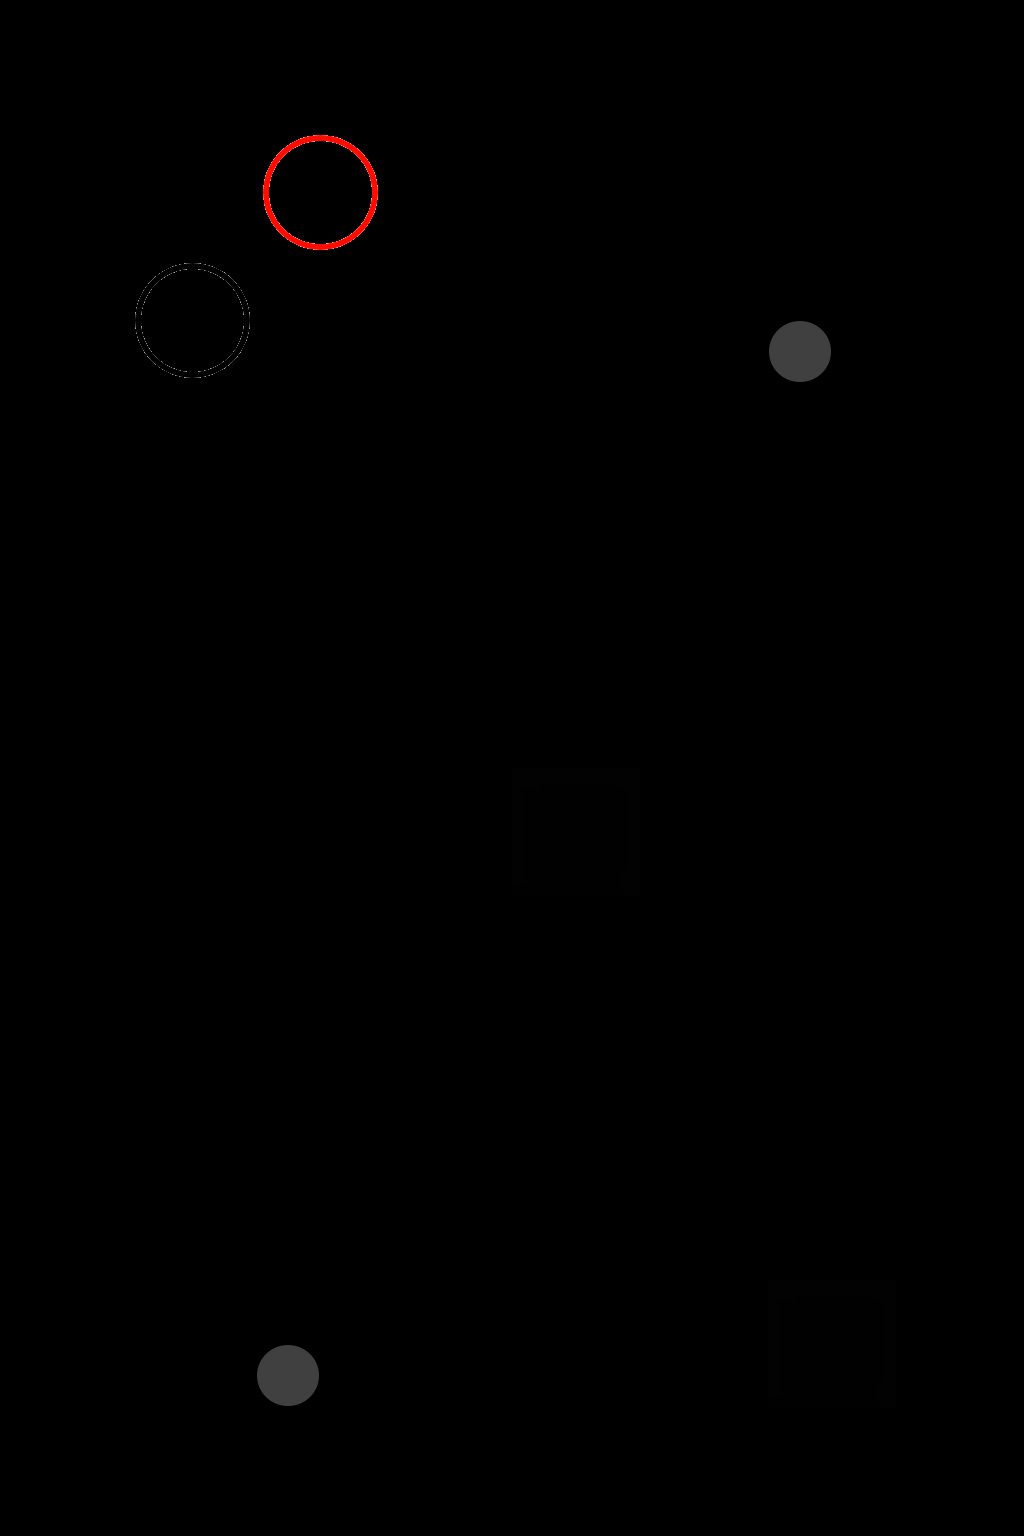

Rendered tile map (Tiled .tmx) drawn with the repository's tilesets; below, a short description and the map source with its tile grids summarised:
An orthogonal 8x12 tile map with 128x128 px tiles, 2 tile layers (settingslayer, tilelayer) and 6 objects.

<map version="1.0" tiledversion="1.0.2" orientation="orthogonal" renderorder="right-down" width="8" height="12" tilewidth="128" tileheight="128" nextobjectid="27">
 <properties>
  <property name="ambientlight" type="float" value="0.95" />
  <property name="pelletpause" type="float" value="3.75" />
  <property name="scale" type="float" value="2" />
 </properties>
 <tileset firstgid="1" source="untitled.tsx" />
 <objectgroup name="mirrors">
  <object id="20" x="768" y="1280" width="128" height="128" />
  <object id="25" x="512" y="768" width="128" height="128">
   <properties>
    <property name="id" type="int" value="-1" />
   </properties>
  </object>
 </objectgroup>
 <layer name="settingslayer" width="8" height="12">
  <properties>
   <property name="ambientlight" type="float" value="0.95" />
   <property name="scale" type="float" value="2" />
  </properties>
  <data>[96 cells, 0 non-empty, 0 distinct tile ids]</data>
 </layer>
 <objectgroup name="pelletstarts">
  <object id="21" x="256" y="128" width="128" height="128">
   <properties>
    <property name="firedirections" value="d" />
    <property name="initialdelay" type="float" value="1" />
    <property name="pelletpause" type="float" value="2.5" />
   </properties>
  </object>
 </objectgroup>
 <objectgroup name="pelletends">
  <object id="22" x="128" y="256" width="128" height="128" />
 </objectgroup>
 <objectgroup name="trackpoints">
  <object id="23" x="768" y="256" width="128" height="128">
   <properties>
    <property name="groupnum" type="int" value="0" />
    <property name="id" type="int" value="-3" />
   </properties>
  </object>
  <object id="24" x="256" y="1280" width="128" height="128">
   <properties>
    <property name="groupcolor" type="color" value="#ff0000ff" />
    <property name="groupnum" type="int" value="0" />
    <property name="id" type="int" value="-2" />
    <property name="linkedid" type="int" value="-1" />
   </properties>
  </object>
 </objectgroup>
 <layer name="tilelayer" width="8" height="12">
  <data>[96 cells, 6 non-empty, 4 distinct tile ids]</data>
 </layer>
</map>
